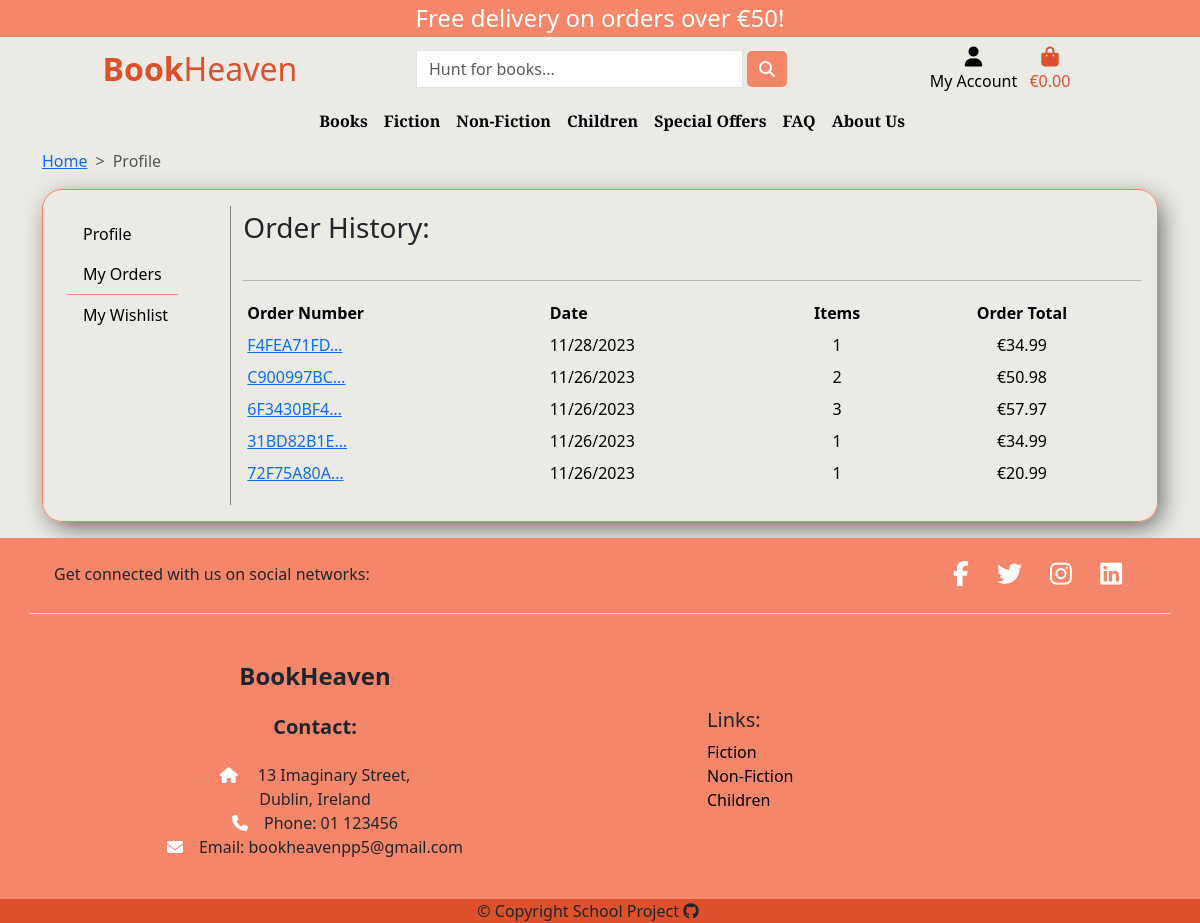
Before: /profiles/profile/bae50a5cec5548c7a8229ebbbe4f918a/orders/ (signed in) with the older database file.
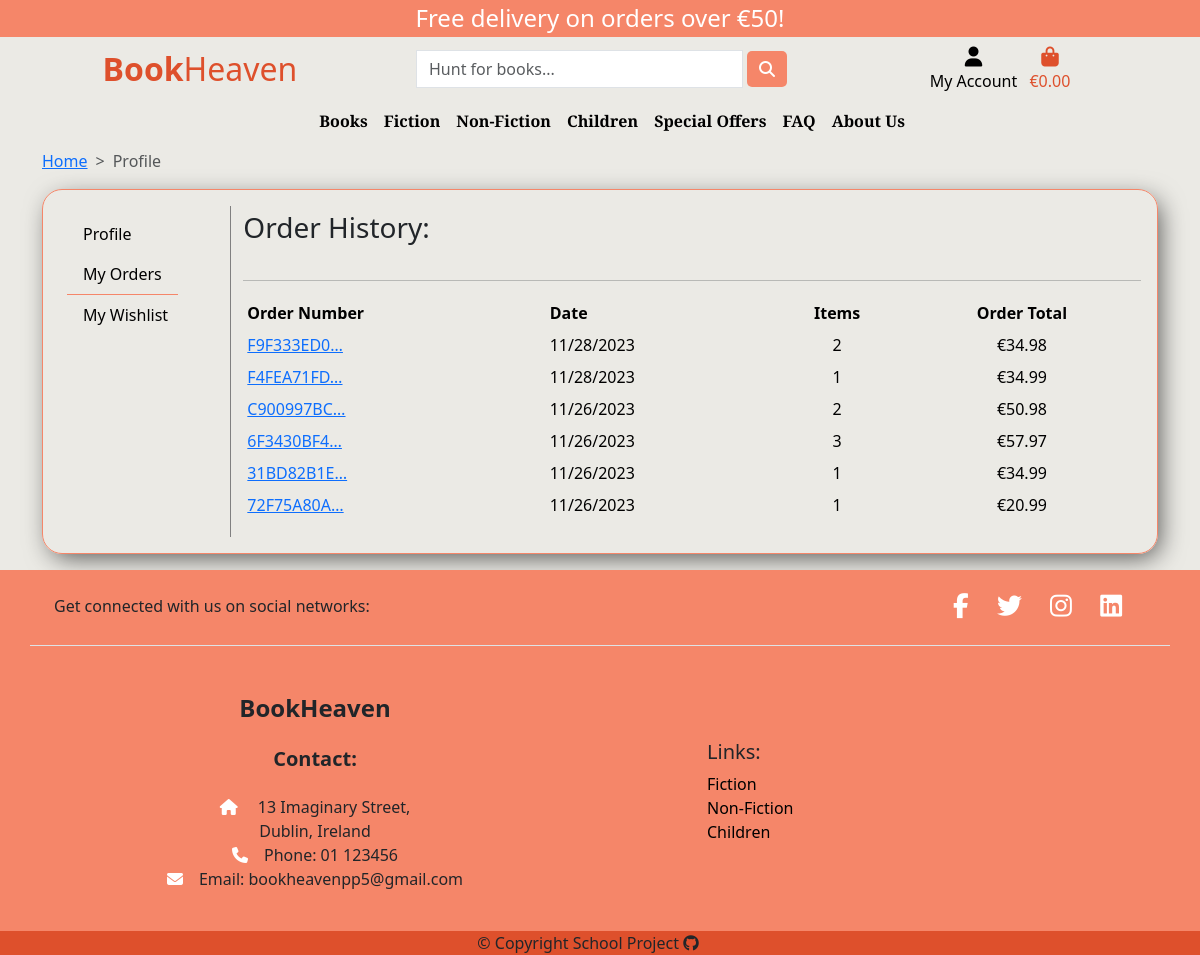
After: the same page with the newer database file.
### checkout/models.py (models this page shows, shortened)
class Order(models.Model):
    order_number = models.CharField(max_length=32, null=False, editable=False)
    user_profile = models.ForeignKey(
        UserProfile, on_delete=models.SET_NULL, null=True, blank=True, related_name='orders')
    full_name = models.CharField(max_length=50, null=False, blank=False)
    email = models.EmailField(max_length=254, null=False, blank=False)
    phone_number = models.CharField(max_length=20, null=False, blank=False)
    country = CountryField(max_length=40, null=False, blank=False)
    postcode = models.CharField(max_length=20, null=True, blank=True)
    town_or_city = models.CharField(max_length=40, null=False, blank=False)
    street_address1 = models.CharField(max_length=80, null=False, blank=False)
    street_address2 = models.CharField(max_length=80, null=True, blank=True)
    county = models.CharField(max_length=80, null=True, blank=True)
    date = models.DateTimeField(auto_now_add=True)
    delivery_cost = models.DecimalField(
        max_digits=6, decimal_places=2, null=False, default=0)
    discount = models.DecimalField(
        blank=True, null=True, max_digits=6, decimal_places=2)
    order_total = models.DecimalField(
        max_digits=10, decimal_places=2, null=False, default=0)
    grand_total = models.DecimalField(
        max_digits=10, decimal_places=2, null=False, default=0)
    original_cart = models.TextField(null=False, blank=False, default='')
    stripe_pid = models.CharField(
        max_length=254, null=False, blank=False, default='')

### profiles/views.py (the view)
# urls.py: path('profile/<str:pk>/orders/', views.my_orders, name='my-orders'),
@login_required
def my_orders(request, pk):
    profile = get_object_or_404(UserProfile, id=pk)
    orders = profile.orders.all().order_by('-date')
    context = {
        'orders': orders,
    }
    return render(request, 'profiles/my_orders.html', context)

### profiles/templates/profiles/my_orders.html (shortened to what this page needs)
{% extends 'base.html' %}
{% load widget_tweaks %}
{% block content %}
<section class="profile mb-3">
    <div class="container">
        <nav style="--bs-breadcrumb-divider: '>';" aria-label="breadcrumb">
            <ol class="breadcrumb">
                <li class="breadcrumb-item"><a href="{% url 'home' %}">Home</a></li>
                <li class="breadcrumb-item active" aria-current="page">Profile</li>
            </ol>
        </nav>
    </div>
    <div class="container">
        <div class="row">
            <div class="col-12">
                <div class="custom-border p-3">
                    <div class="row">
                        {% include 'profiles/partials/sidebar.html' %}
                        <div class="col-12 col-lg-10 mt-4 mt-lg-0 d-flex flex-column justify-content-center">
                            <p class="text-start fs-3 fw-4">Order History:</p>
                            <hr>
                            {% if orders %}
                            <div class="order-history table-responsive">
                                <table class="table table-sm table-borderless">
                                    <thead>
                                        <tr>
                                            <th>Order Number</th>
                                            <th>Date</th>
                                            <th class="text-center">Items</th>
                                            <th class="text-center">Order Total</th>
                                        </tr>
                                    </thead>
                                    <tbody>
                                        {% for order in orders %}
                                        <tr>
                                            <td>
                                                <a href="{% url 'order-history' order.id %}" title="{{ order.order_number }}">
                                                    {{ order.order_number|truncatechars:10 }}
                                                </a>
                                            </td>
                                            <td>{{ order.date|date:"SHORT_DATE_FORMAT" }}</td>
                                            <td class="text-center">
                                                {{ order.lineitems.count }}
                                            </td>
                                            <td class="text-center">€{{ order.grand_total }}</td>
                                        </tr>
                                        {% endfor %}
                                    </tbody>
                                </table>
                            </div>
                            {% else %}
                            <div class="d-grid gap-2">
                                <p class="text-center">You have no new orders</p>
                                <a href="{% url 'all-products' %}" class="btn btn-orange d-block mx-auto">Browse Books</a>
                            </div>
                            {% endif %}
                        </div>
                    </div>
                </div>
            </div>
        </div>
    </div>
</section>
{% endblock content %}

Changed rows visible on the page:
added Order: order_number "F9F333ED0…", date "11/28/2023", lineitems.count "2", grand_total "34.98"
